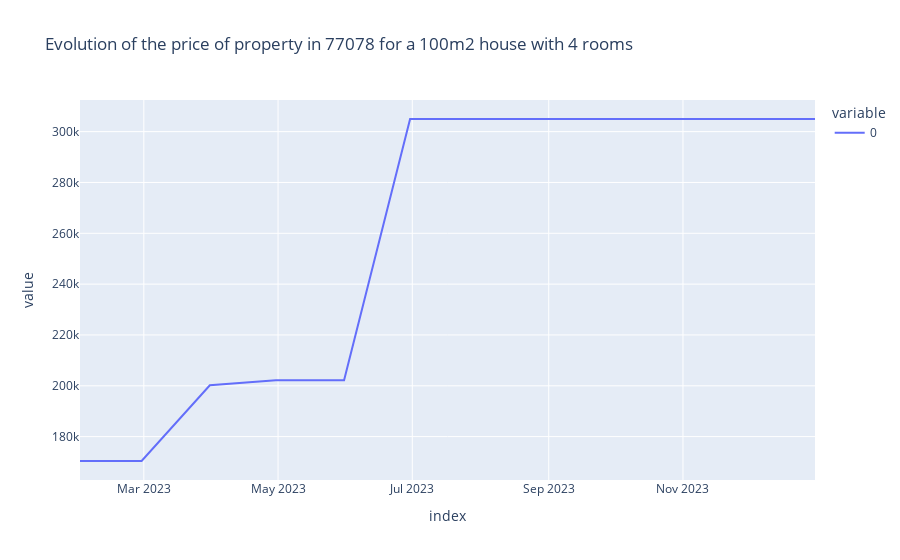

This figure's notebook cell:
### Code cell
# Make a prediction for the next year for a 100m2 house with 4 rooms in 77078 and plot the evolution of the price of property

fh = pd.date_range(start="2023-01-01", end="2023-12-31", freq="M")

forecast = best_hgb_model.predict(
    pd.DataFrame({"new_commune": [77078]*len(fh), "Type local": ["Maison"]*len(fh), "Surface Totale": [100]*len(fh), "Nombre pieces principales": [4]*len(fh), "Date mutation": fh}))
forecast = pd.Series(forecast, index=fh)
px.line(forecast, title="Evolution of the price of property in 77078 for a 100m2 house with 4 rooms")

### Figure 1 — Plotly figure (JSON) as saved in the notebook; plotly's stock layout.template omitted (floating-point values rounded to 4 significant figures)
{"data": [{"hovertemplate": "variable=0<br>index=%{x}<br>value=%{y}<extra></extra>", "legendgroup": "0", "line": {"color": "#636efa", "dash": "solid"}, "marker": {"symbol": "circle"}, "mode": "lines", "name": "0", "orientation": "v", "showlegend": true, "type": "scatter", "x": ["2023-01-31T00:00:00", "2023-02-28T00:00:00", "2023-03-31T00:00:00", "2023-04-30T00:00:00", "2023-05-31T00:00:00", "2023-06-30T00:00:00", "2023-07-31T00:00:00", "2023-08-31T00:00:00", "2023-09-30T00:00:00", "2023-10-31T00:00:00", "2023-11-30T00:00:00", "2023-12-31T00:00:00"], "xaxis": "x", "y": [170400.0, 170400.0, 200200.0, 202100.0, 202100.0, 305000.0, 305000.0, 305000.0, 305000.0, 305000.0, 305000.0, 305000.0], "yaxis": "y"}], "layout": {"legend": {"title": {"text": "variable"}, "tracegroupgap": 0}, "title": {"text": "Evolution of the price of property in 77078 for a 100m2 house with 4 rooms"}, "xaxis": {"anchor": "y", "domain": [0, 1], "title": {"text": "index"}}, "yaxis": {"anchor": "x", "domain": [0, 1], "title": {"text": "value"}}}}
